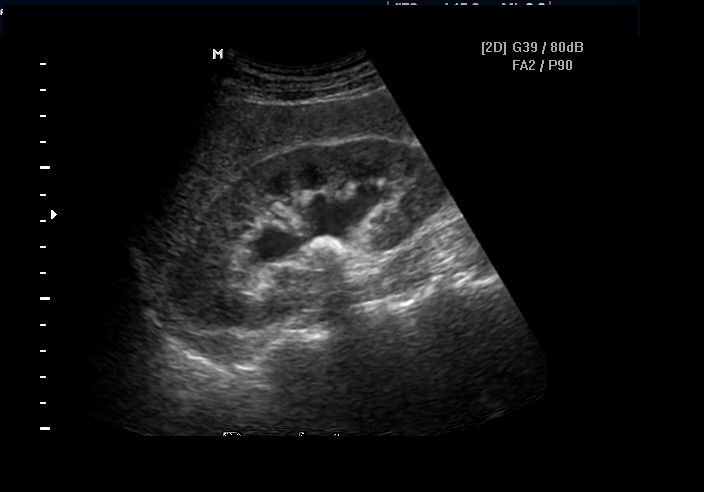
%> input picture Kidney-Stone-Detection/Image With Stone/1.jpg, 704 x 492 px
$ octave StoneDetectionScript.m   (GNU Octave 9; MATLAB toolbox functions it lacks are replaced by stand-ins)
%> lines starting %> are read from the running program, lines starting %| are printed output that depends on the picture; in (x1, y1, x2, y2) boxes, pixels count from 0 and x2, y2 are one past the last pixel; in counts of white or black regions, pixels touching at a corner belong together; the program's own positions count from 1
% Prompt user to select a MATLAB code file
[filename, pathname] = uigetfile('*.*', 'Pick a MATLAB code file');
%> the answer given: Image With Stone/1.jpg
filename = strcat(pathname, filename);

% Read and display the input image
a = imread(filename);
%> a is the input picture: size 492x704x3 uint8; mean R, G, B 20.4, 20.5, 20.6
imshow(a);
title('Original Image');

% Converted image to grayscale
b = rgb2gray(a);
figure;
imshow(b);
title('Grayscale Image');

% Thresholding to create binary image
c = b > 20;
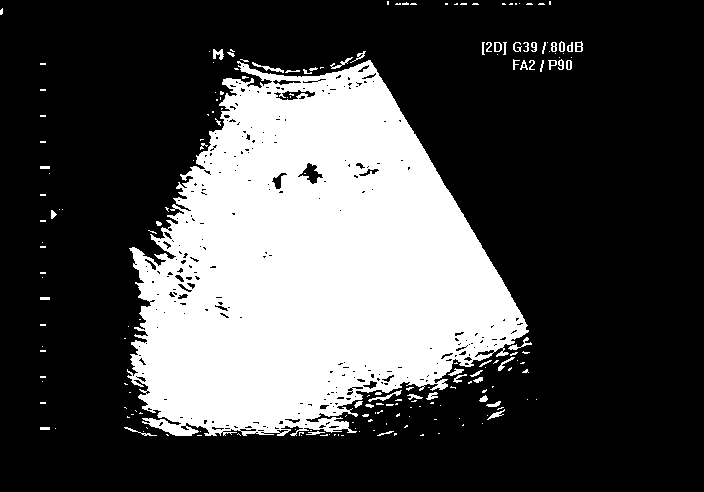
%> c: size 492x704 logical; 28.9% white; 193 white regions (141 under 20 px), largest, box (x1, y1, x2, y2) and area: (127, 60, 529, 436) 97132, (368, 390, 402, 402) 95, (252, 62, 284, 73) 88
figure;
imshow(c);
title('Binary Image');

% Filled holes in the binary image
d = imfill(c, 'holes');
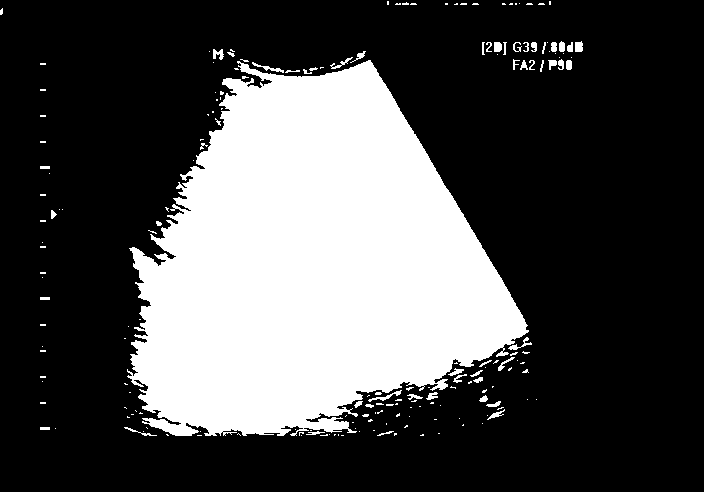
%> d: size 492x704 logical; 29.6% white; 189 white regions (137 under 20 px), largest, box (x1, y1, x2, y2) and area: (127, 60, 529, 436) 99602, (368, 390, 402, 402) 95, (252, 62, 284, 73) 88
figure;
imshow(d);
title('Filled Holes Image');

% Removed small objects from the binary image
e = bwareaopen(d, 1000);
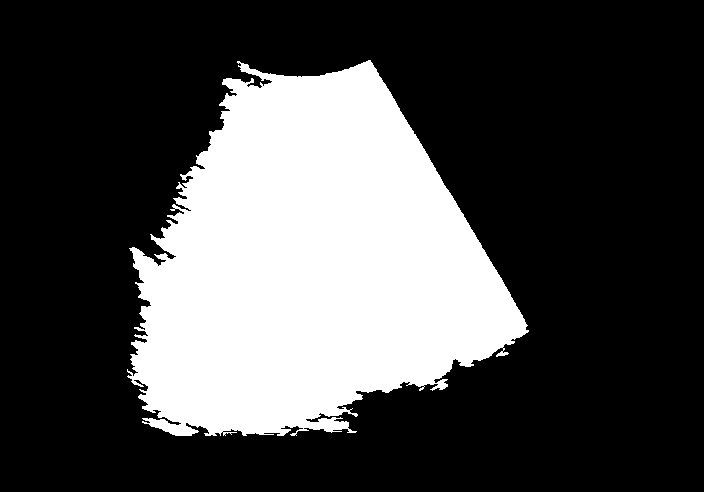
%> e: size 492x704 logical; 28.8% white; 1 white region, box (x1, y1, x2, y2) and area: (127, 60, 529, 436) 99602
figure;
imshow(e);
title('Removed Small Objects Image');

% Preprocessing the original image based on binary mask
PreprocessedImage = uint8(double(a) .* repmat(e, [1 1 3]));
PreprocessedImage = imadjust(PreprocessedImage, [0.3 0.7], []) + 50;
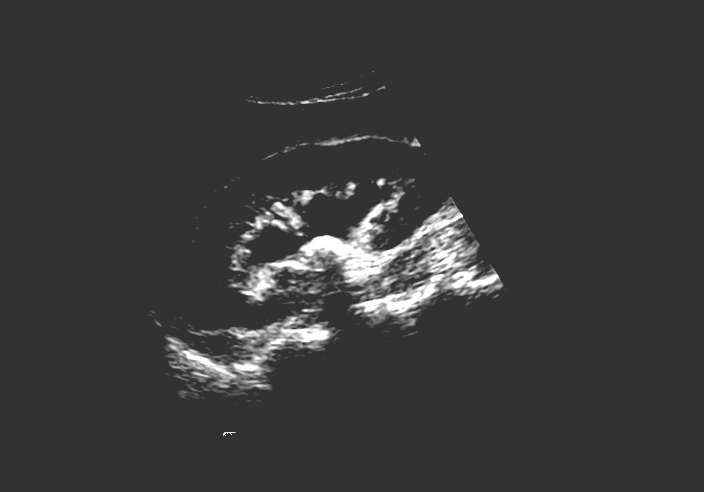
%> PreprocessedImage: size 492x704x3 uint8; min 50, max 255, mean 58

% Convert preprocessed image to grayscale
uo = rgb2gray(PreprocessedImage);
figure;
imshow(uo);
title('Preprocessed Grayscale Image');

% Apply median filtering to reduce noise
mo = medfilt2(uo, [5 5]);
figure;
imshow(mo);
title('Median Filtered Image');

% Thresholding to create binary image
po = mo > 250;
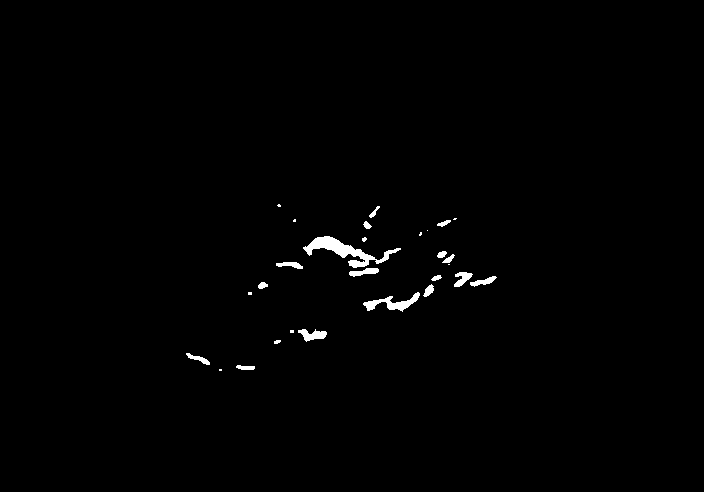
%> po: size 492x704 logical; 0.82% white; 28 white regions (10 under 20 px), largest, box (x1, y1, x2, y2) and area: (303, 236, 401, 268) 951, (363, 292, 420, 312) 410, (298, 329, 327, 342) 211
figure;
imshow(po);
title('Binary Image after Thresholding');

% Define region of interest (ROI) for further processing
[r, c, ~] = size(po);
%> r = 492; c = 704

x1 = r / 2;
%> x1 = 246
y1 = c / 3;
%> y1 = 234.7

% The ROI dimensions I chosen are to be a rectangle with a width of 200 pixels and a height of 40 pixels
row = [x1 x1+200 x1+200 x1];
%> row = [246 446 446 246]
col = [y1 y1 y1+40 y1+40];
%> col = [234.7 234.7 274.7 274.7]
figure;
imshow(BW);
%> (this line was passed over: BW is not available in this run)
title('Region of Interest (ROI)');

% Apply ROI mask to binary image
%> (the run ends here)

$ run again, on Kidney-Stone-Detection/Image With Stone/3.JPG
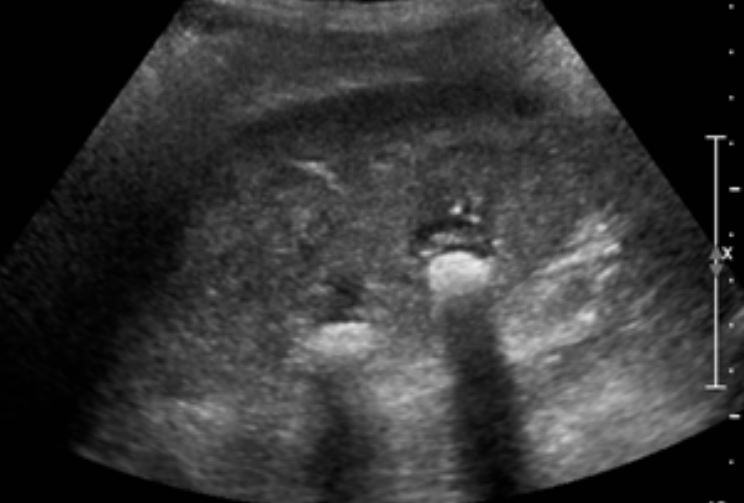
%> input picture Kidney-Stone-Detection/Image With Stone/3.JPG, 744 x 503 px
%> a is the input picture: size 503x744x3 uint8; min 0, max 235, mean 53
%> `c = b > 20;`:
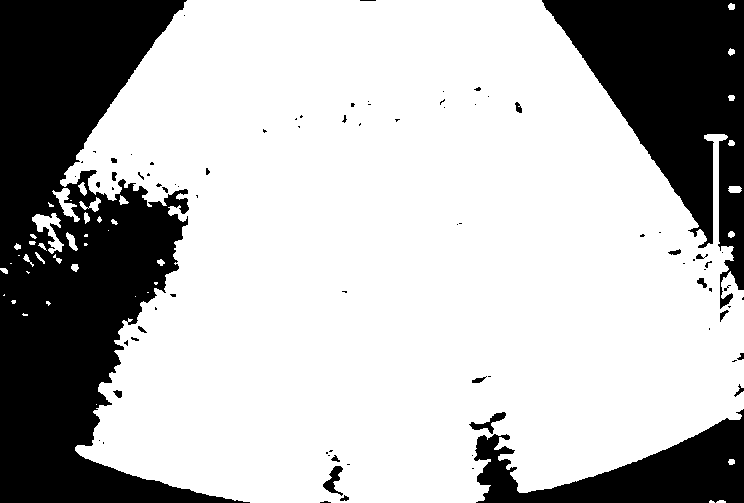
%> c: size 503x744 logical; 71.7% white; 82 black regions (61 under 20 px), largest, box (x1, y1, x2, y2) and area: (0, 0, 250, 503) 64442, (542, 0, 744, 309) 28378, (474, 409, 744, 503) 11686
%> d: size 503x744 logical; 72% white; 8 black regions (3 under 20 px), largest, box (x1, y1, x2, y2) and area: (0, 0, 250, 503) 64442, (542, 0, 744, 309) 28378, (474, 409, 744, 503) 11686, (734, 384, 744, 397) 43, (737, 353, 744, 360) 30
%> e: size 503x744 logical; 71.5% white; 8 black regions (3 under 20 px), largest, box (x1, y1, x2, y2) and area: (0, 0, 250, 503) 66203, (542, 0, 744, 309) 28647, (474, 409, 744, 503) 11758, (734, 384, 744, 397) 43, (737, 353, 744, 360) 30
%> `po = mo > 250;`:
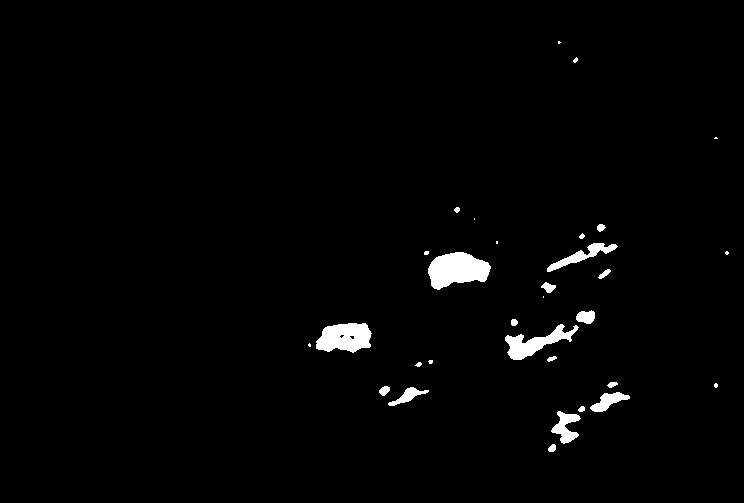
%> po: size 503x744 logical; 1.7% white; 31 white regions (11 under 20 px), largest, box (x1, y1, x2, y2) and area: (428, 252, 491, 290) 1636, (316, 323, 372, 353) 1268, (505, 324, 579, 360) 1001
